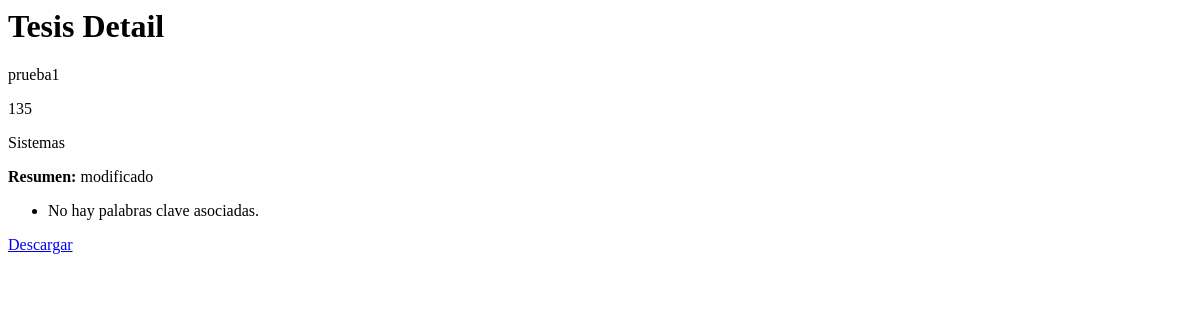
The app's page /tesis_detail/1/, older data.
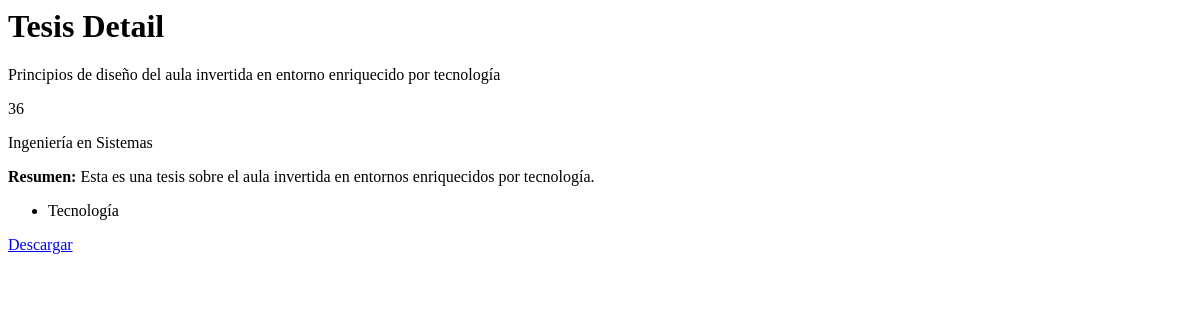
The same page, newer data.
### core/models.py (models this page shows)
class Tesis(models.Model):
    resumen = models.CharField(max_length=1000)
    titulo = models.CharField(max_length=100)
    fecha_publicacion = models.DateField(auto_now_add=True)
    numero_paginas = models.IntegerField()
    periodo_academico = models.ForeignKey(
        Periodos,
        on_delete=models.CASCADE,
    )
    carrera = models.ForeignKey(
        Carreras,
        on_delete=models.CASCADE,
    )
    documento = models.FileField(upload_to='thesis/')
    estado = models.BooleanField(default=True)

class Carreras(models.Model):
    nombre = models.CharField(max_length=25)

class PalabrasClave(models.Model):
    palabra = models.CharField(max_length=20)

### core/views.py (the view)
# urls.py: path('tesis_detail/<int:tesis_id>/', views.tesis_detail, name="tesis_detail"),
def tesis_detail(request, tesis_id):
    tesis = get_object_or_404(Tesis, id=tesis_id)
    palabras_clave = [tesis_palabras_clave.palabras_clave for tesis_palabras_clave in tesis.tesispalabrasclave_set.all()]
    return render(request, 'core/tesis_detail.html', {'tesis': tesis, 'palabras_clave': palabras_clave})

### core/templates/core/tesis_detail.html (shortened to what this page needs)
<h1>Tesis Detail</h1>
<p>{{ tesis.titulo }}</p>
<p>{{tesis.numero_paginas}}</p>
<p>{{tesis.carrera.nombre}}</p>
<p><strong>Resumen:</strong> {{ tesis.resumen }}</p>
<ul>
    {% for palabra in palabras_clave %}
        <li>{{ palabra.palabra }}</li>
    {% empty %}
        <li>No hay palabras clave asociadas.</li>
    {% endfor %}
</ul>
<a href="{% url 'descargar_tesis' tesis.id %}" class="tesis-download" download>Descargar</a>

Row changes from the older to the newer data that the page shows:
changed Tesis: titulo "prueba1" → "Principios de diseño del aula invertida en entorno enriquecido por tecnología"; numero_paginas "135" → "36"; carrera.nombre "Sistemas" → "Ingeniería en Sistemas"; resumen "modificado" → "Esta es una tesis sobre el aula invertida en entornos enriquecidos por tecnología."
now on this page (row edited): PalabrasClave: palabra "Tecnología"
Text that changed along with them:
text no longer shown: "No hay palabras clave asociadas."
